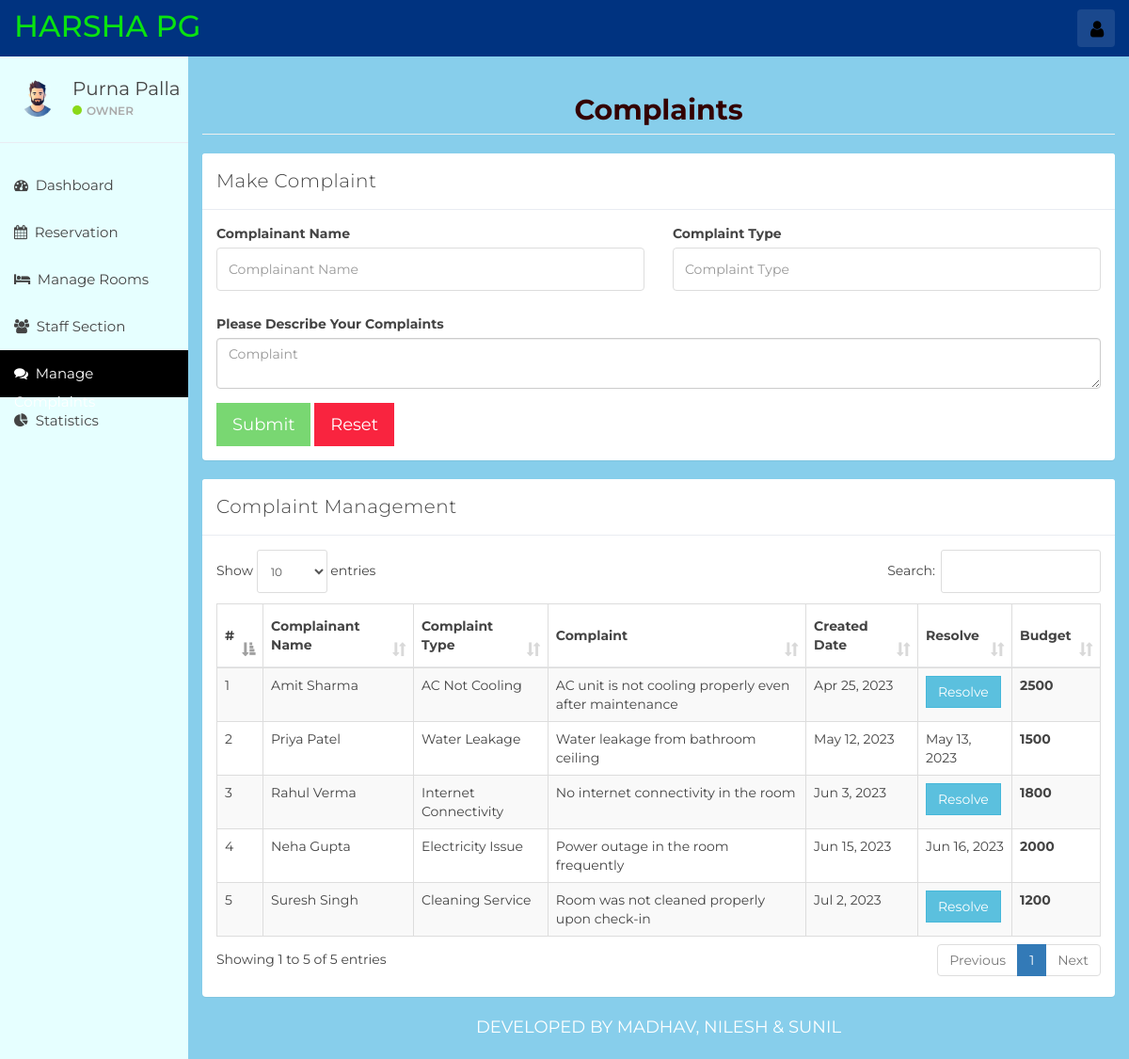
/index.php?complain (signed in), run on the app's committed database.
### tables this page shows
CREATE TABLE `complaint` (
  `id` int(11) NOT NULL,
  `complainant_name` varchar(100) NOT NULL,
  `complaint_type` varchar(100) NOT NULL,
  `complaint` varchar(200) NOT NULL,
  `created_at` timestamp NOT NULL DEFAULT CURRENT_TIMESTAMP,
  `resolve_status` tinyint(1) NOT NULL,
  `resolve_date` timestamp NULL DEFAULT CURRENT_TIMESTAMP ON UPDATE CURRENT_TIMESTAMP,
  `budget` int(11) DEFAULT NULL
);

### complain.php (the view, shortened to what this page needs)
<div class="col-sm-9 col-sm-offset-3 col-lg-10 col-lg-offset-2 main">
    <div class="row"  style="background-color:skyblue;" >
			<div class="col-lg-12" style="background-color:skyblue;">
			<h3 class="page-header" style="font-weight: 700;text-align:center;font-size:30px;color:#330000">Complaints</h3>
			</div>
		</div>
    <div class="row" style="background-color:skyblue;">
        <div class="col-lg-12" style="background-color:skyblue;">
            <div class="panel panel-default">
                <div class="panel-heading">Make Complaint</div>
                <div class="panel-body">
                    <form role="form"  data-toggle="validator" method="post" action="ajax.php">
                        <div class="row">
                            <div class="form-group col-lg-6">
                                <label>Complainant Name</label>
                                <input type="text" class="form-control" placeholder="Complainant Name" name="complainant_name" required>
                            </div>
                            <div class="form-group col-lg-6">
                                <label>Complaint Type</label>
                                <input type="text" class="form-control" placeholder="Complaint Type" name="complaint_type" required>
                            </div>
                            <div class="form-group col-lg-12">
                                <label>Please Describe Your Complaints</label>
                                <textarea class="form-control" name="complaint" placeholder="Complaint" required></textarea>
                            </div>
                        </div>
                        <button type="submit" class="btn btn-lg btn-success" name="createComplaint" style="border-radius:0%">Submit</button>
                        <button type="reset" class="btn btn-lg btn-danger" style="border-radius:0%">Reset</button>
                    </form>
                </div>
            </div>
        </div>
    </div>
    <div class="row" style="background-color:skyblue;">
        <div class="col-lg-12" style="background-color:skyblue;">
            <div class="panel panel-default">
                <div class="panel-heading">Complaint Management</div>
                <div class="panel-body">
                    <table class="table table-striped table-bordered table-responsive" cellspacing="0" width="100%" id="rooms">
                        <thead>
                        <tr>
                            <th>#</th>
                            <th>Complainant Name</th>
                            <th>Complaint Type</th>
                            <th>Complaint</th>
                            <th>Created Date</th>
                            <th>Resolve</th>
                            <th>Budget</th>
                        </tr>
                        </thead>
                        <tbody>
                        <?php
                        $complaint_query = "SELECT * FROM complaint";
                        $complaint_result = mysqli_query($connection, $complaint_query);
                        if (mysqli_num_rows($complaint_result) > 0) {
                            $num = 0;
                            while ($complaint = mysqli_fetch_assoc($complaint_result)) {
                                $num++
                                ?>
                                <tr>
                                    <td><?php echo $num ?></td>
                                    <td><?php echo $complaint['complainant_name'] ?></td>
                                    <td><?php echo $complaint['complaint_type'] ?></td>
                                    <td><?php echo $complaint['complaint'] ?></td>
                                    <td><?php echo date('M j, Y',strtotime($complaint['created_at'])) ?></td>
                                    <td>
                                        <?php if(!$complaint['resolve_status']){
                                            echo '<button class="btn btn-info" data-toggle="modal" style="border-radius:0%" data-target="#complaintModal" data-id="' . $complaint['id'] . '" id="complaint">Resolve</a>';
                                        } else{
                                            echo date('M j, Y',strtotime($complaint['resolve_date']));
                                        }
                                        ?>
                                    </td>
                                    <th><?php echo $complaint['budget'] ?></th>
                                </tr>
                            <?php }
                        } else {
                            echo "No Rooms";
                        }
                        ?>
                        </tbody>
                    </table>
                </div>
            </div>
        </div>
    </div>
    <div class="row" style="background-color:skyblue;">
        <div class="col-sm-12">
        <p class="back-link"  style="color:white;font-size:18px">Developed By Madhav, Nilesh & Sunil</p>
        </div>
    </div>
</div>

### css/styles.css (style rules this page uses)
body { background: #f1f4f7; padding-top: 60px; font-size: 14px; color: #444444; font-family: "Montserrat", "Helvetica Neue", Helvetica, Arial, sans-serif; }
p { color: #777; }
h1, h2, h3, h4, h5, h6 { color: #444444; }
h3, h4 { font-weight: 300; }
input.form-control { border: 1px solid #ddd; box-shadow: none; height: 46px; }
.btn-success, .btn-success:hover, .btn-success:focus, .btn-success:active, .btn-success.active, .open > .dropdown-toggle.btn-success, .btn-success.disabled, .btn-success[disabled], fieldset[disabled] .btn-success, .btn-success.disabled:hover, .btn-success[disabled]:hover, fieldset[disabled] .btn-success:hover, .btn-success.disabled:focus, .btn-success[disabled]:focus, fieldset[disabled] .btn-success:focus, .btn-success.disabled:active, .btn-success[disabled]:active, fieldset[disabled] .btn-success:active, .btn-success.disabled.active, .btn-success[disabled].active, fieldset[disabled] .btn-success.active { background-color: #32c328; border-color: #32c328; }
.btn-danger, .btn-danger:hover, .btn-danger:focus, .btn-danger:active, .btn-danger.active, .open > .dropdown-toggle.btn-danger, .btn-danger.disabled, .btn-danger[disabled], fieldset[disabled] .btn-danger, .btn-danger.disabled:hover, .btn-danger[disabled]:hover, fieldset[disabled] .btn-danger:hover, .btn-danger.disabled:focus, .btn-danger[disabled]:focus, fieldset[disabled] .btn-danger:focus, .btn-danger.disabled:active, .btn-danger[disabled]:active, fieldset[disabled] .btn-danger:active, .btn-danger.disabled.active, .btn-danger[disabled].active, fieldset[disabled] .btn-danger.active { background-color: #f9243f; border-color: #f9243f; }
.panel { border: 0; }
.panel-heading { font-size: 20px; font-weight: 300; letter-spacing: 0.025em; height: 60px; line-height: 38px; }
.panel-default .panel-heading { background: #fff; border-bottom: 1px solid #e9ecf2; color: #444444; }
.table { background: #fff; }
.table > thead > tr > th { border-bottom: 1px solid #e6e7e8; vertical-align: middle; height: 50px; }
p.back-link { text-align: center; margin-bottom: 20px; font-size: 12px; text-transform: uppercase; }

### data on the page
complaint: complainant_name "Amit Sharma", complaint_type "AC Not Cooling", complaint "AC unit is not cooling properly even after maintenance", created_at "Apr 25, 2023", budget "2500"
complaint: complainant_name "Priya Patel", complaint_type "Water Leakage", complaint "Water leakage from bathroom ceiling", created_at "May 12, 2023", resolve_date "May 13, 2023", budget "1500"
complaint: complainant_name "Rahul Verma", complaint_type "Internet Connectivity", complaint "No internet connectivity in the room", created_at "Jun 3, 2023", budget "1800"
complaint: complainant_name "Neha Gupta", complaint_type "Electricity Issue", complaint "Power outage in the room frequently", created_at "Jun 15, 2023", resolve_date "Jun 16, 2023", budget "2000"
complaint: complainant_name "Suresh Singh", complaint_type "Cleaning Service", complaint "Room was not cleaned properly upon check-in", created_at "Jul 2, 2023", budget "1200"
